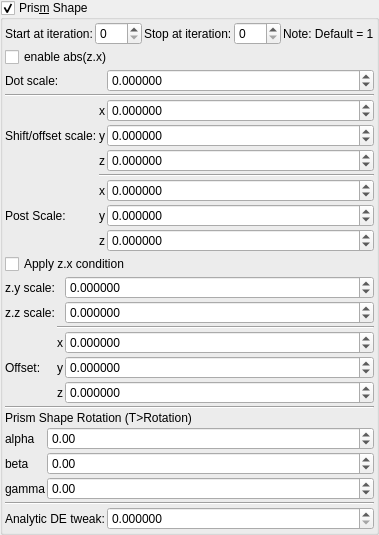
    <widget class="MyGroupBox" name="groupCheck_transf_function_enabled_false">
     <property name="toolTip">
      <string>&lt;html&gt;&lt;head/&gt;&lt;body&gt;&lt;p&gt;Cpixel is CVector3 c = ( c.x, c.y, c.z). It is each original point (pixel) in 3D space where the iteration starts from, ( c = original z for each point .) It is commonly found in formula structures z = f(z) + c.&lt;/p&gt;&lt;p&gt;The Cpixel multiplier effectively scales this point &amp;quot;c&amp;quot;.&lt;/p&gt;&lt;p&gt;This transform allows the swapping of the order of the &amp;quot;CVector3 c&amp;quot; components before being multiplied by &amp;quot;CVector3 z&amp;quot; components.&lt;/p&gt;&lt;/body&gt;&lt;/html&gt;</string>
     </property>
     <property name="title">
      <string>Pris&amp;m Shape</string>
     </property>
     <property name="checkable">
      <bool>true</bool>
     </property>
     <layout class="QVBoxLayout" name="verticalLayout_51">
      <property name="spacing">
       <number>2</number>
      </property>
      <property name="leftMargin">
       <number>2</number>
      </property>
      <property name="topMargin">
       <number>2</number>
      </property>
      <property name="rightMargin">
       <number>2</number>
      </property>
      <property name="bottomMargin">
       <number>2</number>
      </property>
      <item>
       <layout class="QGridLayout" name="gridLayout_16">
        <item row="1" column="0">
         <widget class="QLabel" name="label_69">
          <property name="text">
           <string>Start at iteration:</string>
          </property>
         </widget>
        </item>
        <item row="1" column="6">
         <widget class="QLabel" name="label_133">
          <property name="text">
           <string>Note: Default = 1</string>
          </property>
         </widget>
        </item>
        <item row="1" column="4">
         <widget class="QLabel" name="label_51">
          <property name="text">
           <string>Stop at iteration:</string>
          </property>
         </widget>
        </item>
        <item row="1" column="1">
         <widget class="MySpinBox" name="spinboxInt_transf_start_iterations">
          <property name="sizePolicy">
           <sizepolicy hsizetype="Minimum" vsizetype="Maximum">
            <horstretch>0</horstretch>
            <verstretch>0</verstretch>
           </sizepolicy>
          </property>
          <property name="minimum">
           <number>0</number>
          </property>
          <property name="maximum">
           <number>999</number>
          </property>
          <property name="value">
           <number>0</number>
          </property>
         </widget>
        </item>
        <item row="1" column="5">
         <widget class="MySpinBox" name="spinboxInt_transf_stop_iterations_1">
          <property name="sizePolicy">
           <sizepolicy hsizetype="Preferred" vsizetype="Maximum">
            <horstretch>0</horstretch>
            <verstretch>0</verstretch>
           </sizepolicy>
          </property>
          <property name="maximum">
           <number>999</number>
          </property>
         </widget>
        </item>
       </layout>
      </item>
      <item>
       <widget class="MyCheckBox" name="checkBox_transf_function_enabledF_false">
        <property name="text">
         <string>enable abs(z.x)</string>
        </property>
       </widget>
      </item>
      <item>
       <layout class="QGridLayout" name="gridLayout_34" columnstretch="0,0,1">
        <property name="spacing">
         <number>2</number>
        </property>
        <item row="7" column="1">
         <widget class="QLabel" name="label_117">
          <property name="text">
           <string notr="true">y</string>
          </property>
          <property name="alignment">
           <set>Qt::AlignRight|Qt::AlignTrailing|Qt::AlignVCenter</set>
          </property>
         </widget>
        </item>
        <item row="0" column="2">
         <widget class="MyDoubleSpinBox" name="spinbox_transf_scale">
          <property name="sizePolicy">
           <sizepolicy hsizetype="Minimum" vsizetype="Maximum">
            <horstretch>0</horstretch>
            <verstretch>0</verstretch>
           </sizepolicy>
          </property>
          <property name="font">
           <font>
            <weight>50</weight>
            <bold>false</bold>
           </font>
          </property>
          <property name="prefix">
           <string/>
          </property>
          <property name="suffix">
           <string/>
          </property>
          <property name="decimals">
           <number>6</number>
          </property>
          <property name="minimum">
           <double>-99.989999999999995</double>
          </property>
          <property name="maximum">
           <double>99.989999999999995</double>
          </property>
          <property name="singleStep">
           <double>0.100000000000000</double>
          </property>
         </widget>
        </item>
        <item row="2" column="1">
         <widget class="QLabel" name="label_129">
          <property name="sizePolicy">
           <sizepolicy hsizetype="Preferred" vsizetype="Preferred">
            <horstretch>0</horstretch>
            <verstretch>0</verstretch>
           </sizepolicy>
          </property>
          <property name="text">
           <string notr="true">x</string>
          </property>
          <property name="alignment">
           <set>Qt::AlignRight|Qt::AlignTrailing|Qt::AlignVCenter</set>
          </property>
         </widget>
        </item>
        <item row="0" column="0">
         <widget class="QLabel" name="label_177">
          <property name="text">
           <string>Dot scale:</string>
          </property>
         </widget>
        </item>
        <item row="3" column="1">
         <widget class="QLabel" name="label_130">
          <property name="sizePolicy">
           <sizepolicy hsizetype="Preferred" vsizetype="Preferred">
            <horstretch>0</horstretch>
            <verstretch>0</verstretch>
           </sizepolicy>
          </property>
          <property name="text">
           <string notr="true">y</string>
          </property>
          <property name="alignment">
           <set>Qt::AlignRight|Qt::AlignTrailing|Qt::AlignVCenter</set>
          </property>
         </widget>
        </item>
        <item row="4" column="1">
         <widget class="QLabel" name="label_131">
          <property name="sizePolicy">
           <sizepolicy hsizetype="Preferred" vsizetype="Preferred">
            <horstretch>0</horstretch>
            <verstretch>0</verstretch>
           </sizepolicy>
          </property>
          <property name="text">
           <string notr="true">z</string>
          </property>
          <property name="alignment">
           <set>Qt::AlignRight|Qt::AlignTrailing|Qt::AlignVCenter</set>
          </property>
         </widget>
        </item>
        <item row="2" column="2">
         <widget class="MyDoubleSpinBox" name="spinbox3_transf_constant_multiplier_000_x">
          <property name="sizePolicy">
           <sizepolicy hsizetype="Minimum" vsizetype="Maximum">
            <horstretch>0</horstretch>
            <verstretch>0</verstretch>
           </sizepolicy>
          </property>
          <property name="prefix">
           <string/>
          </property>
          <property name="suffix">
           <string/>
          </property>
          <property name="decimals">
           <number>6</number>
          </property>
          <property name="minimum">
           <double>-99.000000000000000</double>
          </property>
          <property name="maximum">
           <double>99.000000000000000</double>
          </property>
          <property name="singleStep">
           <double>0.100000000000000</double>
          </property>
         </widget>
        </item>
        <item row="6" column="2">
         <widget class="MyDoubleSpinBox" name="spinbox3_transf_constant_multiplier_111_x">
          <property name="sizePolicy">
           <sizepolicy hsizetype="Minimum" vsizetype="Maximum">
            <horstretch>0</horstretch>
            <verstretch>0</verstretch>
           </sizepolicy>
          </property>
          <property name="prefix">
           <string/>
          </property>
          <property name="suffix">
           <string/>
          </property>
          <property name="decimals">
           <number>6</number>
          </property>
          <property name="minimum">
           <double>-99.989999999999995</double>
          </property>
          <property name="maximum">
           <double>99.989999999999995</double>
          </property>
          <property name="singleStep">
           <double>0.100000000000000</double>
          </property>
         </widget>
        </item>
        <item row="7" column="2">
         <widget class="MyDoubleSpinBox" name="spinbox3_transf_constant_multiplier_111_y">
          <property name="sizePolicy">
           <sizepolicy hsizetype="Minimum" vsizetype="Maximum">
            <horstretch>0</horstretch>
            <verstretch>0</verstretch>
           </sizepolicy>
          </property>
          <property name="prefix">
           <string/>
          </property>
          <property name="suffix">
           <string/>
          </property>
          <property name="decimals">
           <number>6</number>
          </property>
          <property name="minimum">
           <double>-99.989999999999995</double>
          </property>
          <property name="maximum">
           <double>99.989999999999995</double>
          </property>
          <property name="singleStep">
           <double>0.100000000000000</double>
          </property>
         </widget>
        </item>
        <item row="6" column="1">
         <widget class="QLabel" name="label_119">
          <property name="text">
           <string notr="true">x</string>
          </property>
          <property name="alignment">
           <set>Qt::AlignRight|Qt::AlignTrailing|Qt::AlignVCenter</set>
          </property>
         </widget>
        </item>
        <item row="8" column="2">
         <widget class="MyDoubleSpinBox" name="spinbox3_transf_constant_multiplier_111_z">
          <property name="sizePolicy">
           <sizepolicy hsizetype="Minimum" vsizetype="Maximum">
            <horstretch>0</horstretch>
            <verstretch>0</verstretch>
           </sizepolicy>
          </property>
          <property name="prefix">
           <string/>
          </property>
          <property name="suffix">
           <string/>
          </property>
          <property name="decimals">
           <number>6</number>
          </property>
          <property name="minimum">
           <double>-99.989999999999995</double>
          </property>
          <property name="maximum">
           <double>99.989999999999995</double>
          </property>
          <property name="singleStep">
           <double>0.100000000000000</double>
          </property>
         </widget>
        </item>
        <item row="7" column="0">
         <widget class="QLabel" name="label_109">
          <property name="text">
           <string>Post Scale:</string>
          </property>
         </widget>
        </item>
        <item row="8" column="1">
         <widget class="QLabel" name="label_118">
          <property name="text">
           <string notr="true">z</string>
          </property>
          <property name="alignment">
           <set>Qt::AlignRight|Qt::AlignTrailing|Qt::AlignVCenter</set>
          </property>
         </widget>
        </item>
        <item row="3" column="0">
         <widget class="QLabel" name="label_174">
          <property name="text">
           <string>Shift/offset scale:</string>
          </property>
         </widget>
        </item>
        <item row="1" column="0" colspan="3">
         <widget class="Line" name="line_3">
          <property name="orientation">
           <enum>Qt::Horizontal</enum>
          </property>
         </widget>
        </item>
        <item row="4" column="2">
         <widget class="MyDoubleSpinBox" name="spinbox3_transf_constant_multiplier_000_z">
          <property name="sizePolicy">
           <sizepolicy hsizetype="Minimum" vsizetype="Maximum">
            <horstretch>0</horstretch>
            <verstretch>0</verstretch>
           </sizepolicy>
          </property>
          <property name="prefix">
           <string/>
          </property>
          <property name="suffix">
           <string/>
          </property>
          <property name="decimals">
           <number>6</number>
          </property>
          <property name="minimum">
           <double>-99.000000000000000</double>
          </property>
          <property name="maximum">
           <double>99.000000000000000</double>
          </property>
          <property name="singleStep">
           <double>0.100000000000000</double>
          </property>
         </widget>
        </item>
        <item row="3" column="2">
         <widget class="MyDoubleSpinBox" name="spinbox3_transf_constant_multiplier_000_y">
          <property name="sizePolicy">
           <sizepolicy hsizetype="Minimum" vsizetype="Maximum">
            <horstretch>0</horstretch>
            <verstretch>0</verstretch>
           </sizepolicy>
          </property>
          <property name="prefix">
           <string/>
          </property>
          <property name="suffix">
           <string/>
          </property>
          <property name="decimals">
           <number>6</number>
          </property>
          <property name="minimum">
           <double>-99.000000000000000</double>
          </property>
          <property name="maximum">
           <double>99.000000000000000</double>
          </property>
          <property name="singleStep">
           <double>0.100000000000000</double>
          </property>
         </widget>
        </item>
        <item row="5" column="1" colspan="2">
         <widget class="Line" name="line_4">
          <property name="orientation">
           <enum>Qt::Horizontal</enum>
          </property>
         </widget>
        </item>
       </layout>
      </item>
      <item>
       <widget class="MyCheckBox" name="checkBox_transf_function_enabledy_false">
        <property name="text">
         <string>Apply z.x condition</string>
        </property>
       </widget>
      </item>
      <item>
       <layout class="QGridLayout" name="gridLayout_35" columnstretch="0,0,1">
        <property name="spacing">
         <number>2</number>
        </property>
        <item row="3" column="1">
         <widget class="QLabel" name="label_120">
          <property name="text">
           <string notr="true">x</string>
          </property>
         </widget>
        </item>
        <item row="1" column="2">
         <widget class="MyDoubleSpinBox" name="spinbox_transf_scaleB_1">
          <property name="sizePolicy">
           <sizepolicy hsizetype="Minimum" vsizetype="Maximum">
            <horstretch>0</horstretch>
            <verstretch>0</verstretch>
           </sizepolicy>
          </property>
          <property name="prefix">
           <string/>
          </property>
          <property name="suffix">
           <string/>
          </property>
          <property name="decimals">
           <number>6</number>
          </property>
          <property name="minimum">
           <double>-99.000000000000000</double>
          </property>
          <property name="maximum">
           <double>99.000000000000000</double>
          </property>
          <property name="singleStep">
           <double>0.100000000000000</double>
          </property>
         </widget>
        </item>
        <item row="4" column="1">
         <widget class="QLabel" name="label_121">
          <property name="text">
           <string notr="true">y</string>
          </property>
         </widget>
        </item>
        <item row="5" column="1">
         <widget class="QLabel" name="label_122">
          <property name="text">
           <string notr="true">z</string>
          </property>
         </widget>
        </item>
        <item row="0" column="0">
         <widget class="QLabel" name="label_106">
          <property name="text">
           <string>z.y scale:</string>
          </property>
         </widget>
        </item>
        <item row="3" column="2">
         <widget class="MyDoubleSpinBox" name="spinbox3_transf_addition_constant_x">
          <property name="sizePolicy">
           <sizepolicy hsizetype="Minimum" vsizetype="Maximum">
            <horstretch>0</horstretch>
            <verstretch>0</verstretch>
           </sizepolicy>
          </property>
          <property name="prefix">
           <string/>
          </property>
          <property name="suffix">
           <string/>
          </property>
          <property name="decimals">
           <number>6</number>
          </property>
          <property name="minimum">
           <double>-99.989999999999995</double>
          </property>
          <property name="maximum">
           <double>99.989999999999995</double>
          </property>
          <property name="singleStep">
           <double>0.100000000000000</double>
          </property>
         </widget>
        </item>
        <item row="4" column="2">
         <widget class="MyDoubleSpinBox" name="spinbox3_transf_addition_constant_y">
          <property name="sizePolicy">
           <sizepolicy hsizetype="Minimum" vsizetype="Maximum">
            <horstretch>0</horstretch>
            <verstretch>0</verstretch>
           </sizepolicy>
          </property>
          <property name="prefix">
           <string/>
          </property>
          <property name="suffix">
           <string/>
          </property>
          <property name="decimals">
           <number>6</number>
          </property>
          <property name="minimum">
           <double>-99.989999999999995</double>
          </property>
          <property name="maximum">
           <double>99.989999999999995</double>
          </property>
          <property name="singleStep">
           <double>0.100000000000000</double>
          </property>
         </widget>
        </item>
        <item row="1" column="0">
         <widget class="QLabel" name="label_111">
          <property name="text">
           <string>z.z scale:</string>
          </property>
         </widget>
        </item>
        <item row="0" column="2">
         <widget class="MyDoubleSpinBox" name="spinbox_transf_scaleA_1">
          <property name="sizePolicy">
           <sizepolicy hsizetype="Minimum" vsizetype="Maximum">
            <horstretch>0</horstretch>
            <verstretch>0</verstretch>
           </sizepolicy>
          </property>
          <property name="prefix">
           <string/>
          </property>
          <property name="suffix">
           <string/>
          </property>
          <property name="decimals">
           <number>6</number>
          </property>
          <property name="minimum">
           <double>-99.000000000000000</double>
          </property>
          <property name="maximum">
           <double>99.000000000000000</double>
          </property>
          <property name="singleStep">
           <double>0.100000000000000</double>
          </property>
         </widget>
        </item>
        <item row="4" column="0">
         <widget class="QLabel" name="label_256">
          <property name="text">
           <string>Offset:</string>
          </property>
         </widget>
        </item>
        <item row="5" column="2">
         <widget class="MyDoubleSpinBox" name="spinbox3_transf_addition_constant_z">
          <property name="sizePolicy">
           <sizepolicy hsizetype="Minimum" vsizetype="Maximum">
            <horstretch>0</horstretch>
            <verstretch>0</verstretch>
           </sizepolicy>
          </property>
          <property name="prefix">
           <string/>
          </property>
          <property name="suffix">
           <string/>
          </property>
          <property name="decimals">
           <number>6</number>
          </property>
          <property name="minimum">
           <double>-99.989999999999995</double>
          </property>
          <property name="maximum">
           <double>99.989999999999995</double>
          </property>
          <property name="singleStep">
           <double>0.100000000000000</double>
          </property>
         </widget>
        </item>
        <item row="2" column="1" colspan="2">
         <widget class="Line" name="line_25">
          <property name="orientation">
           <enum>Qt::Horizontal</enum>
          </property>
         </widget>
        </item>
       </layout>
      </item>
      <item>
       <widget class="Line" name="line_6">
        <property name="orientation">
         <enum>Qt::Horizontal</enum>
        </property>
       </widget>
      </item>
      <item>
       <widget class="QLabel" name="label_112">
        <property name="text">
         <string>Prism Shape Rotation (T&gt;Rotation)</string>
        </property>
       </widget>
      </item>
      <item>
       <layout class="QGridLayout" name="gridLayout_10" columnstretch="0,1">
        <property name="spacing">
         <number>2</number>
        </property>
        <item row="1" column="0">
         <widget class="QLabel" name="label_35">
          <property name="text">
           <string notr="true">alpha</string>
          </property>
         </widget>
        </item>
        <item row="2" column="1">
         <widget class="MyDoubleSpinBox" name="spinboxd3_transf_rotation_y">
          <property name="sizePolicy">
           <sizepolicy hsizetype="Minimum" vsizetype="Maximum">
            <horstretch>0</horstretch>
            <verstretch>0</verstretch>
           </sizepolicy>
          </property>
          <property name="prefix">
           <string/>
          </property>
          <property name="suffix">
           <string/>
          </property>
          <property name="decimals">
           <number>2</number>
          </property>
          <property name="minimum">
           <double>-36000.000000000000000</double>
          </property>
          <property name="maximum">
           <double>36000.000000000000000</double>
          </property>
          <property name="singleStep">
           <double>1.000000000000000</double>
          </property>
         </widget>
        </item>
        <item row="1" column="1">
         <widget class="MyDoubleSpinBox" name="spinboxd3_transf_rotation_x">
          <property name="sizePolicy">
           <sizepolicy hsizetype="Minimum" vsizetype="Maximum">
            <horstretch>0</horstretch>
            <verstretch>0</verstretch>
           </sizepolicy>
          </property>
          <property name="prefix">
           <string/>
          </property>
          <property name="suffix">
           <string/>
          </property>
          <property name="decimals">
           <number>2</number>
          </property>
          <property name="minimum">
           <double>-36000.000000000000000</double>
          </property>
          <property name="maximum">
           <double>36000.000000000000000</double>
          </property>
          <property name="singleStep">
           <double>1.000000000000000</double>
          </property>
         </widget>
        </item>
        <item row="3" column="1">
         <widget class="MyDoubleSpinBox" name="spinboxd3_transf_rotation_z">
          <property name="sizePolicy">
           <sizepolicy hsizetype="Minimum" vsizetype="Maximum">
            <horstretch>0</horstretch>
            <verstretch>0</verstretch>
           </sizepolicy>
          </property>
          <property name="prefix">
           <string/>
          </property>
          <property name="suffix">
           <string/>
          </property>
          <property name="decimals">
           <number>2</number>
          </property>
          <property name="minimum">
           <double>-36000.000000000000000</double>
          </property>
          <property name="maximum">
           <double>36000.000000000000000</double>
          </property>
          <property name="singleStep">
           <double>1.000000000000000</double>
          </property>
         </widget>
        </item>
        <item row="3" column="0">
         <widget class="QLabel" name="label_36">
          <property name="text">
           <string notr="true">gamma</string>
          </property>
         </widget>
        </item>
        <item row="2" column="0">
         <widget class="QLabel" name="label_34">
          <property name="text">
           <string notr="true">beta</string>
          </property>
         </widget>
        </item>
       </layout>
      </item>
      <item>
       <widget class="Line" name="line_22">
        <property name="orientation">
         <enum>Qt::Horizontal</enum>
        </property>
       </widget>
      </item>
      <item>
       <layout class="QGridLayout" name="gridLayout" columnstretch="0,1">
        <item row="1" column="0">
         <widget class="QLabel" name="label_105">
          <property name="text">
           <string>Analytic DE tweak:</string>
          </property>
         </widget>
        </item>
        <item row="1" column="1">
         <widget class="MyDoubleSpinBox" name="spinbox_analyticDE_scale_1">
          <property name="sizePolicy">
           <sizepolicy hsizetype="Minimum" vsizetype="Maximum">
            <horstretch>0</horstretch>
            <verstretch>0</verstretch>
           </sizepolicy>
          </property>
          <property name="prefix">
           <string/>
          </property>
          <property name="suffix">
           <string/>
          </property>
          <property name="decimals">
           <number>6</number>
          </property>
          <property name="minimum">
           <double>0.000000000000000</double>
          </property>
          <property name="maximum">
           <double>99.000000000000000</double>
          </property>
          <property name="singleStep">
           <double>0.100000000000000</double>
          </property>
         </widget>
        </item>
       </layout>
      </item>
     </layout>
    </widget>
